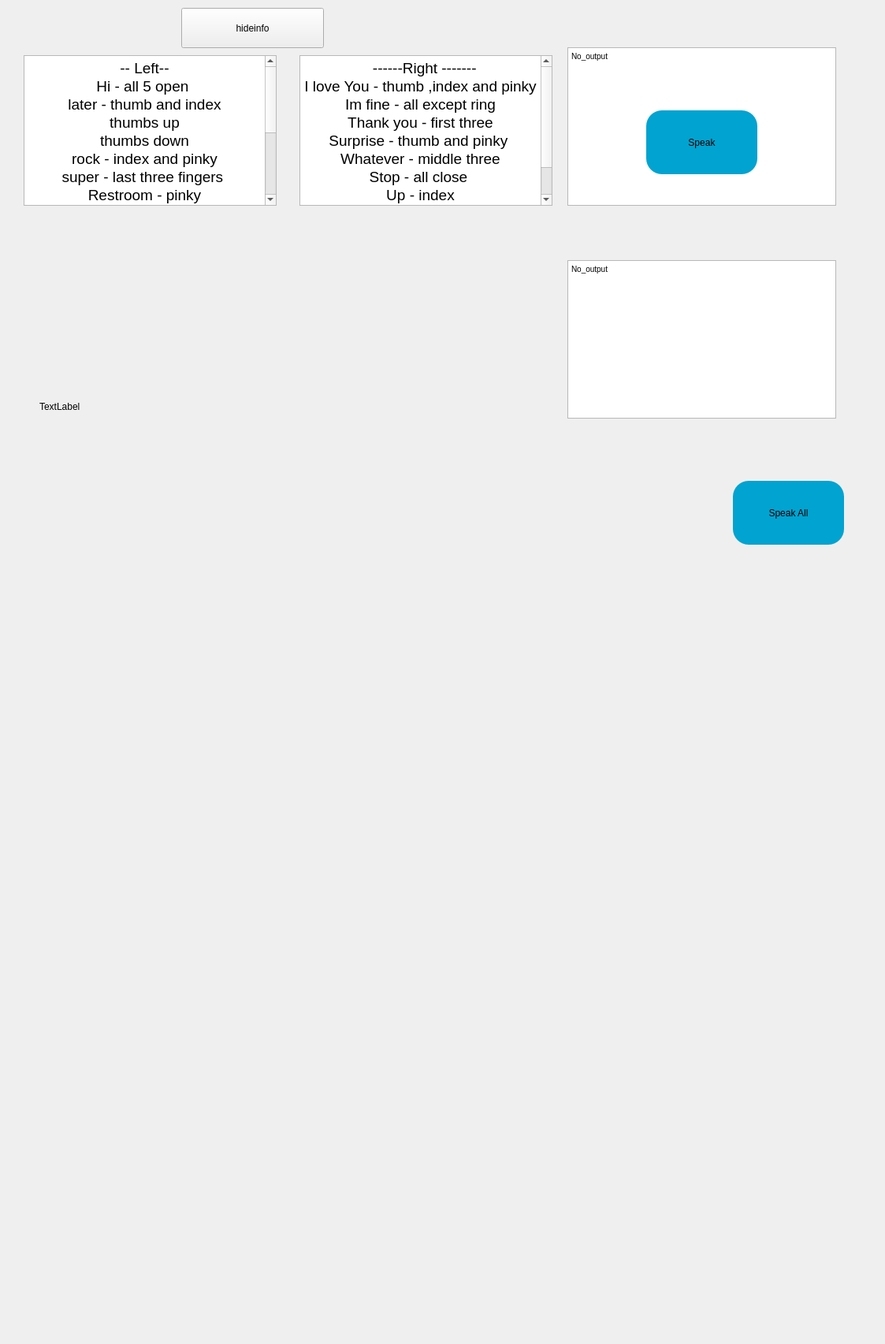
<?xml version="1.0" encoding="UTF-8"?>
<ui version="4.0">
 <class>Dialog</class>
 <widget class="QDialog" name="Dialog">
  <property name="geometry">
   <rect>
    <x>0</x>
    <y>0</y>
    <width>1123</width>
    <height>1705</height>
   </rect>
  </property>
  <property name="windowTitle">
   <string>Detecting Gestures -G2S</string>
  </property>
  <widget class="QPushButton" name="activator">
   <property name="geometry">
    <rect>
     <x>930</x>
     <y>610</y>
     <width>141</width>
     <height>81</height>
    </rect>
   </property>
   <property name="styleSheet">
    <string notr="true">background-color: rgb(0, 255, 255);
background-color: rgb(1, 163, 208);
border-radius: 20px;
font: 75 14pt &quot;Liberation Sans&quot;;</string>
   </property>
   <property name="text">
    <string>Speak All</string>
   </property>
  </widget>
  <widget class="QTextEdit" name="textbox">
   <property name="geometry">
    <rect>
     <x>720</x>
     <y>330</y>
     <width>341</width>
     <height>201</height>
    </rect>
   </property>
   <property name="styleSheet">
    <string notr="true">font: 75 10pt &quot;MS Shell Dlg 2&quot;;</string>
   </property>
   <property name="html">
    <string>&lt;!DOCTYPE HTML PUBLIC &quot;-//W3C//DTD HTML 4.0//EN&quot; &quot;http://www.w3.org/TR/REC-html40/strict.dtd&quot;&gt;
&lt;html&gt;&lt;head&gt;&lt;meta name=&quot;qrichtext&quot; content=&quot;1&quot; /&gt;&lt;style type=&quot;text/css&quot;&gt;
p, li { white-space: pre-wrap; }
&lt;/style&gt;&lt;/head&gt;&lt;body style=&quot; font-family:'MS Shell Dlg 2'; font-size:10pt; font-weight:72; font-style:normal;&quot;&gt;
&lt;p style=&quot; margin-top:0px; margin-bottom:0px; margin-left:0px; margin-right:0px; -qt-block-indent:0; text-indent:0px;&quot;&gt;&lt;span style=&quot; font-size:7.8pt; font-weight:400;&quot;&gt;No_output&lt;/span&gt;&lt;/p&gt;&lt;/body&gt;&lt;/html&gt;</string>
   </property>
  </widget>
  <widget class="QLabel" name="imageframe">
   <property name="geometry">
    <rect>
     <x>50</x>
     <y>160</y>
     <width>671</width>
     <height>711</height>
    </rect>
   </property>
   <property name="text">
    <string>TextLabel</string>
   </property>
  </widget>
  <widget class="QLabel" name="speak_icon">
   <property name="geometry">
    <rect>
     <x>720</x>
     <y>620</y>
     <width>191</width>
     <height>171</height>
    </rect>
   </property>
   <property name="text">
    <string/>
   </property>
   <property name="pixmap">
    <pixmap>9e7e262b161be48cb4a3f58c6e1f427b.png</pixmap>
   </property>
   <property name="scaledContents">
    <bool>true</bool>
   </property>
  </widget>
  <widget class="QLabel" name="label">
   <property name="geometry">
    <rect>
     <x>-60</x>
     <y>-35</y>
     <width>1191</width>
     <height>911</height>
    </rect>
   </property>
   <property name="text">
    <string/>
   </property>
   <property name="pixmap">
    <pixmap>1728960.jpg</pixmap>
   </property>
   <property name="scaledContents">
    <bool>true</bool>
   </property>
  </widget>
  <widget class="QTextEdit" name="textbox_2">
   <property name="geometry">
    <rect>
     <x>720</x>
     <y>60</y>
     <width>341</width>
     <height>201</height>
    </rect>
   </property>
   <property name="styleSheet">
    <string notr="true">font: 75 10pt &quot;MS Shell Dlg 2&quot;;</string>
   </property>
   <property name="html">
    <string>&lt;!DOCTYPE HTML PUBLIC &quot;-//W3C//DTD HTML 4.0//EN&quot; &quot;http://www.w3.org/TR/REC-html40/strict.dtd&quot;&gt;
&lt;html&gt;&lt;head&gt;&lt;meta name=&quot;qrichtext&quot; content=&quot;1&quot; /&gt;&lt;style type=&quot;text/css&quot;&gt;
p, li { white-space: pre-wrap; }
&lt;/style&gt;&lt;/head&gt;&lt;body style=&quot; font-family:'MS Shell Dlg 2'; font-size:10pt; font-weight:72; font-style:normal;&quot;&gt;
&lt;p style=&quot; margin-top:0px; margin-bottom:0px; margin-left:0px; margin-right:0px; -qt-block-indent:0; text-indent:0px;&quot;&gt;&lt;span style=&quot; font-size:7.8pt; font-weight:400;&quot;&gt;No_output&lt;/span&gt;&lt;/p&gt;&lt;/body&gt;&lt;/html&gt;</string>
   </property>
  </widget>
  <widget class="QPushButton" name="activator_2">
   <property name="geometry">
    <rect>
     <x>820</x>
     <y>140</y>
     <width>141</width>
     <height>81</height>
    </rect>
   </property>
   <property name="styleSheet">
    <string notr="true">background-color: rgb(0, 255, 255);
background-color: rgb(1, 163, 208);
border-radius: 20px;
font: 75 14pt &quot;Liberation Sans&quot;;</string>
   </property>
   <property name="text">
    <string>Speak</string>
   </property>
  </widget>
  <widget class="QTextEdit" name="textEdit">
   <property name="geometry">
    <rect>
     <x>30</x>
     <y>70</y>
     <width>321</width>
     <height>191</height>
    </rect>
   </property>
   <property name="html">
    <string>&lt;!DOCTYPE HTML PUBLIC &quot;-//W3C//DTD HTML 4.0//EN&quot; &quot;http://www.w3.org/TR/REC-html40/strict.dtd&quot;&gt;
&lt;html&gt;&lt;head&gt;&lt;meta name=&quot;qrichtext&quot; content=&quot;1&quot; /&gt;&lt;style type=&quot;text/css&quot;&gt;
p, li { white-space: pre-wrap; }
&lt;/style&gt;&lt;/head&gt;&lt;body style=&quot; font-family:'MS Shell Dlg 2'; font-size:7.8pt; font-weight:400; font-style:normal;&quot;&gt;
&lt;p align=&quot;center&quot; style=&quot; margin-top:0px; margin-bottom:0px; margin-left:0px; margin-right:0px; -qt-block-indent:0; text-indent:0px;&quot;&gt;&lt;span style=&quot; font-size:14pt;&quot;&gt;-- Left--&lt;/span&gt;&lt;/p&gt;
&lt;p align=&quot;center&quot; style=&quot; margin-top:0px; margin-bottom:0px; margin-left:0px; margin-right:0px; -qt-block-indent:0; text-indent:0px;&quot;&gt;&lt;span style=&quot; font-size:14pt;&quot;&gt;Hi - all 5 open &lt;/span&gt;&lt;/p&gt;
&lt;p align=&quot;center&quot; style=&quot; margin-top:0px; margin-bottom:0px; margin-left:0px; margin-right:0px; -qt-block-indent:0; text-indent:0px;&quot;&gt;&lt;span style=&quot; font-size:14pt;&quot;&gt;later - thumb and index&lt;/span&gt;&lt;/p&gt;
&lt;p align=&quot;center&quot; style=&quot; margin-top:0px; margin-bottom:0px; margin-left:0px; margin-right:0px; -qt-block-indent:0; text-indent:0px;&quot;&gt;&lt;span style=&quot; font-size:14pt;&quot;&gt;thumbs up&lt;/span&gt;&lt;/p&gt;
&lt;p align=&quot;center&quot; style=&quot; margin-top:0px; margin-bottom:0px; margin-left:0px; margin-right:0px; -qt-block-indent:0; text-indent:0px;&quot;&gt;&lt;span style=&quot; font-size:14pt;&quot;&gt;thumbs down&lt;/span&gt;&lt;/p&gt;
&lt;p align=&quot;center&quot; style=&quot; margin-top:0px; margin-bottom:0px; margin-left:0px; margin-right:0px; -qt-block-indent:0; text-indent:0px;&quot;&gt;&lt;span style=&quot; font-size:14pt;&quot;&gt;rock - index and pinky&lt;/span&gt;&lt;/p&gt;
&lt;p align=&quot;center&quot; style=&quot; margin-top:0px; margin-bottom:0px; margin-left:0px; margin-right:0px; -qt-block-indent:0; text-indent:0px;&quot;&gt;&lt;span style=&quot; font-size:14pt;&quot;&gt;super - last three fingers &lt;/span&gt;&lt;/p&gt;
&lt;p align=&quot;center&quot; style=&quot; margin-top:0px; margin-bottom:0px; margin-left:0px; margin-right:0px; -qt-block-indent:0; text-indent:0px;&quot;&gt;&lt;span style=&quot; font-size:14pt;&quot;&gt;Restroom - pinky&lt;/span&gt;&lt;/p&gt;
&lt;p align=&quot;center&quot; style=&quot; margin-top:0px; margin-bottom:0px; margin-left:0px; margin-right:0px; -qt-block-indent:0; text-indent:0px;&quot;&gt;&lt;span style=&quot; font-size:14pt;&quot;&gt;Stay Strong - all close&lt;/span&gt;&lt;/p&gt;
&lt;p align=&quot;center&quot; style=&quot; margin-top:0px; margin-bottom:0px; margin-left:0px; margin-right:0px; -qt-block-indent:0; text-indent:0px;&quot;&gt;&lt;span style=&quot; font-size:14pt;&quot;&gt;Good Luck! - intercross index and middle&lt;/span&gt;&lt;/p&gt;
&lt;p align=&quot;center&quot; style=&quot; margin-top:0px; margin-bottom:0px; margin-left:0px; margin-right:0px; -qt-block-indent:0; text-indent:0px;&quot;&gt;&lt;span style=&quot; font-size:14pt;&quot;&gt;How are you - thumb, index, middle, pinky&lt;/span&gt;&lt;/p&gt;
&lt;p align=&quot;center&quot; style=&quot; margin-top:0px; margin-bottom:0px; margin-left:0px; margin-right:0px; -qt-block-indent:0; text-indent:0px;&quot;&gt;&lt;span style=&quot; font-size:14pt;&quot;&gt;peace - index and middle&lt;/span&gt;&lt;/p&gt;
&lt;p align=&quot;center&quot; style=&quot;-qt-paragraph-type:empty; margin-top:0px; margin-bottom:0px; margin-left:0px; margin-right:0px; -qt-block-indent:0; text-indent:0px; font-size:14pt;&quot;&gt;&lt;br /&gt;&lt;/p&gt;
&lt;p align=&quot;center&quot; style=&quot;-qt-paragraph-type:empty; margin-top:0px; margin-bottom:0px; margin-left:0px; margin-right:0px; -qt-block-indent:0; text-indent:0px; font-size:8pt;&quot;&gt;&lt;br /&gt;&lt;/p&gt;&lt;/body&gt;&lt;/html&gt;</string>
   </property>
  </widget>
  <widget class="QTextEdit" name="textEdit_2">
   <property name="geometry">
    <rect>
     <x>380</x>
     <y>70</y>
     <width>321</width>
     <height>191</height>
    </rect>
   </property>
   <property name="html">
    <string>&lt;!DOCTYPE HTML PUBLIC &quot;-//W3C//DTD HTML 4.0//EN&quot; &quot;http://www.w3.org/TR/REC-html40/strict.dtd&quot;&gt;
&lt;html&gt;&lt;head&gt;&lt;meta name=&quot;qrichtext&quot; content=&quot;1&quot; /&gt;&lt;style type=&quot;text/css&quot;&gt;
p, li { white-space: pre-wrap; }
&lt;/style&gt;&lt;/head&gt;&lt;body style=&quot; font-family:'MS Shell Dlg 2'; font-size:7.8pt; font-weight:400; font-style:normal;&quot;&gt;
&lt;p align=&quot;center&quot; style=&quot; margin-top:0px; margin-bottom:0px; margin-left:0px; margin-right:0px; -qt-block-indent:0; text-indent:0px;&quot;&gt;&lt;span style=&quot; font-size:14pt;&quot;&gt;  ------Right -------&lt;/span&gt;&lt;/p&gt;
&lt;p align=&quot;center&quot; style=&quot; margin-top:0px; margin-bottom:0px; margin-left:0px; margin-right:0px; -qt-block-indent:0; text-indent:0px;&quot;&gt;&lt;span style=&quot; font-size:14pt;&quot;&gt;I love You - thumb ,index and pinky &lt;/span&gt;&lt;/p&gt;
&lt;p align=&quot;center&quot; style=&quot; margin-top:0px; margin-bottom:0px; margin-left:0px; margin-right:0px; -qt-block-indent:0; text-indent:0px;&quot;&gt;&lt;span style=&quot; font-size:14pt;&quot;&gt;Im fine - all except ring&lt;/span&gt;&lt;/p&gt;
&lt;p align=&quot;center&quot; style=&quot; margin-top:0px; margin-bottom:0px; margin-left:0px; margin-right:0px; -qt-block-indent:0; text-indent:0px;&quot;&gt;&lt;span style=&quot; font-size:14pt;&quot;&gt;Thank you - first three&lt;/span&gt;&lt;/p&gt;
&lt;p align=&quot;center&quot; style=&quot; margin-top:0px; margin-bottom:0px; margin-left:0px; margin-right:0px; -qt-block-indent:0; text-indent:0px;&quot;&gt;&lt;span style=&quot; font-size:14pt;&quot;&gt;Surprise - thumb and pinky &lt;/span&gt;&lt;/p&gt;
&lt;p align=&quot;center&quot; style=&quot; margin-top:0px; margin-bottom:0px; margin-left:0px; margin-right:0px; -qt-block-indent:0; text-indent:0px;&quot;&gt;&lt;span style=&quot; font-size:14pt;&quot;&gt;Whatever - middle three&lt;/span&gt;&lt;/p&gt;
&lt;p align=&quot;center&quot; style=&quot; margin-top:0px; margin-bottom:0px; margin-left:0px; margin-right:0px; -qt-block-indent:0; text-indent:0px;&quot;&gt;&lt;span style=&quot; font-size:14pt;&quot;&gt;Stop - all close &lt;/span&gt;&lt;/p&gt;
&lt;p align=&quot;center&quot; style=&quot; margin-top:0px; margin-bottom:0px; margin-left:0px; margin-right:0px; -qt-block-indent:0; text-indent:0px;&quot;&gt;&lt;span style=&quot; font-size:14pt;&quot;&gt;Up - index&lt;/span&gt;&lt;/p&gt;
&lt;p align=&quot;center&quot; style=&quot; margin-top:0px; margin-bottom:0px; margin-left:0px; margin-right:0px; -qt-block-indent:0; text-indent:0px;&quot;&gt;&lt;span style=&quot; font-size:14pt;&quot;&gt;Bye - all open&lt;/span&gt;&lt;/p&gt;
&lt;p align=&quot;center&quot; style=&quot; margin-top:0px; margin-bottom:0px; margin-left:0px; margin-right:0px; -qt-block-indent:0; text-indent:0px;&quot;&gt;&lt;span style=&quot; font-size:14pt;&quot;&gt;Me - thumb&lt;/span&gt;&lt;/p&gt;&lt;/body&gt;&lt;/html&gt;</string>
   </property>
  </widget>
  <widget class="QPushButton" name="pushButton">
   <property name="geometry">
    <rect>
     <x>230</x>
     <y>10</y>
     <width>181</width>
     <height>51</height>
    </rect>
   </property>
   <property name="text">
    <string>hideinfo</string>
   </property>
  </widget>
  <widget class="QLabel" name="connect_label">
   <property name="geometry">
    <rect>
     <x>970</x>
     <y>740</y>
     <width>71</width>
     <height>41</height>
    </rect>
   </property>
   <property name="text">
    <string/>
   </property>
   <property name="pixmap">
    <pixmap>png-transparent-mobile-phone-signal-signal-strength-in-telecommunications-computer-icons-iphone-keep-fit-electronics-black-mobile-phones.png</pixmap>
   </property>
   <property name="scaledContents">
    <bool>true</bool>
   </property>
  </widget>
  <zorder>label</zorder>
  <zorder>activator</zorder>
  <zorder>textbox</zorder>
  <zorder>imageframe</zorder>
  <zorder>speak_icon</zorder>
  <zorder>textbox_2</zorder>
  <zorder>activator_2</zorder>
  <zorder>textEdit</zorder>
  <zorder>textEdit_2</zorder>
  <zorder>pushButton</zorder>
  <zorder>connect_label</zorder>
 </widget>
 <resources/>
 <connections/>
</ui>
